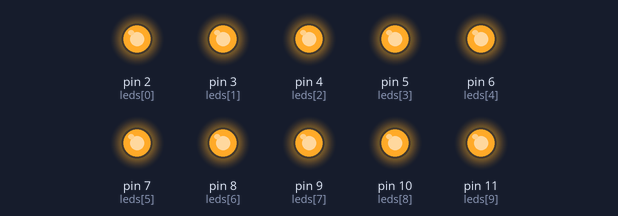
The sketch below on a simulated Arduino Uno, built with avr-gcc and run on an emulated ATmega328P. On the bench: output pins drawn as LEDs (lit = HIGH). Random numbers use the default seed unless the sketch sets one.

Above: at 0.89 s.
At 3.08 s:
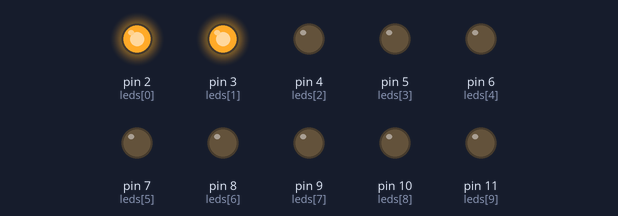
At 6.75 s:
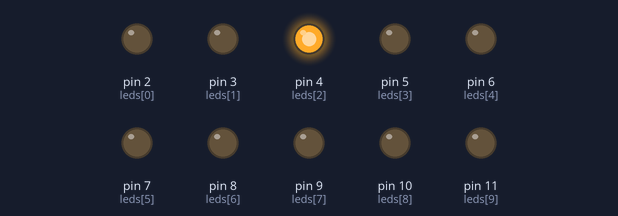
At 11.63 s:
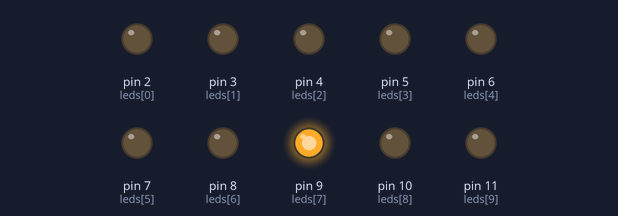
At 21.13 s:
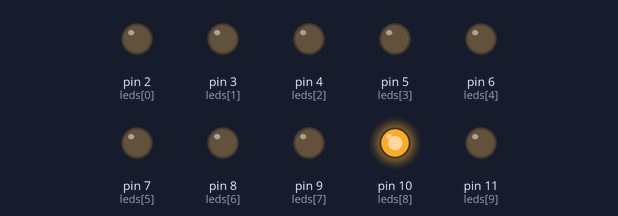
At 36.4 s:
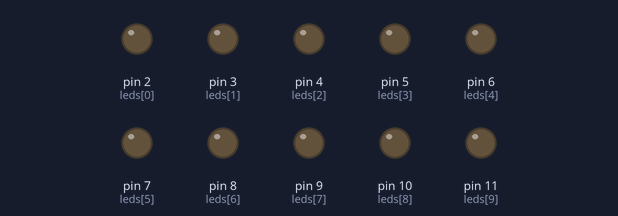
Timing chart, 0 to 40.0 s (numbered marks = the images above):
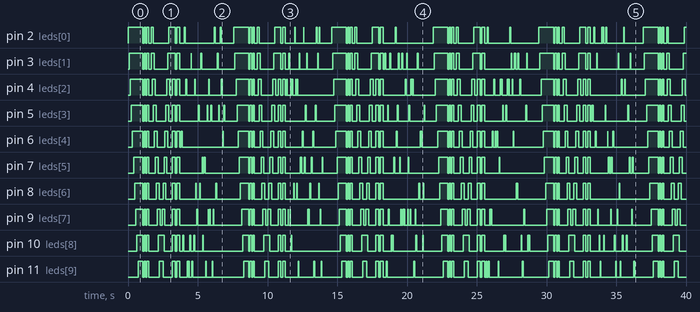

The sketch:

led_night_rider.ino
```cpp
const int leds[] = {2, 3, 4, 5, 6, 7, 8, 9, 10, 11};
const int ledCount = 10;

void allOff() {
  for (int i = 0; i < ledCount; i++) {
    digitalWrite(leds[i], LOW);
  }
}

void allOn() {
  for (int i = 0; i < ledCount; i++) {
    digitalWrite(leds[i], HIGH);
  }
}

void swirlIn(int waitTime) {
  for (int i = 0; i < ledCount; i++) {
    digitalWrite(leds[i], HIGH);
    delay(waitTime);
  }
}

void swirlOut(int waitTime) {
  for (int i = ledCount - 1; i >= 0; i--) {
    digitalWrite(leds[i], LOW);
    delay(waitTime);
  }
}

void pulseBurst(int times, int onTime, int offTime) {
  for (int i = 0; i < times; i++) {
    allOn();
    delay(onTime);
    allOff();
    delay(offTime);
  }
}

void sparkleChaos(int times) {
  for (int i = 0; i < times; i++) {
    int led = random(0, ledCount);
    digitalWrite(leds[led], HIGH);
    delay(random(20, 90));
    digitalWrite(leds[led], LOW);
    delay(random(10, 50));
  }
}

void rippleSpell() {
  for (int i = 0; i < ledCount; i++) {
    allOff();
    digitalWrite(leds[i], HIGH);
    if (i > 0) digitalWrite(leds[i - 1], HIGH);
    if (i < ledCount - 1) digitalWrite(leds[i + 1], HIGH);
    delay(70);
  }

  for (int i = ledCount - 1; i >= 0; i--) {
    allOff();
    digitalWrite(leds[i], HIGH);
    if (i > 0) digitalWrite(leds[i - 1], HIGH);
    if (i < ledCount - 1) digitalWrite(leds[i + 1], HIGH);
    delay(70);
  }
}

void setup() {
  for (int i = 0; i < ledCount; i++) {
    pinMode(leds[i], OUTPUT);
  }

  allOff();
  randomSeed(analogRead(A0));
}

void loop() {
  // Phase 1: magic gathers
  swirlIn(80);
  delay(150);

  // Phase 2: energy pulses
  pulseBurst(3, 120, 80);
  delay(120);

  // Phase 3: spell travels
  rippleSpell();
  delay(100);

  // Phase 4: magical explosion
  pulseBurst(2, 200, 120);
  sparkleChaos(35);

  // calm down before repeating
  allOff();
  delay(600);
}
```
